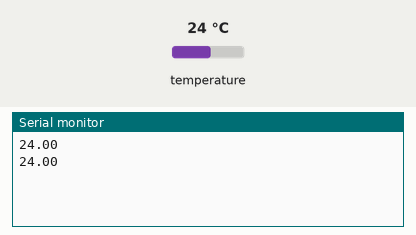
Simulated run of this sketch. Board: Arduino Uno, built with avr-gcc and run on an emulated ATmega328P. On the bench: the last lines printed to the serial monitor. The inputs (shaded band) are chosen by the test bench; at power-on: temperature 24 °C.

Above: at 4.2 s.
4.3 s: temperature set to 12 °C
At 9.5 s:
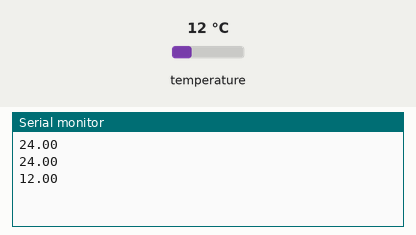
9.8 s: temperature set to 19 °C
At 14.7 s:
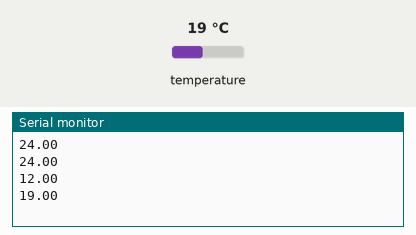
Timing chart, 0 to 16.2 s (numbered marks = the images above; inputs shaded):
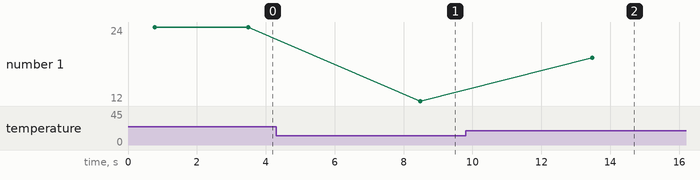

The sketch:

temp-serial.ino
```cpp
#include <OneWire.h>
#include <DallasTemperature.h>
#include <SimpleTimer.h>

#define ONE_WIRE_BUS 2

OneWire oneWire(ONE_WIRE_BUS);

DallasTemperature sensors(&oneWire);
SimpleTimer timer;

void setup(void)
{
  Serial.begin(9600);
  sensors.begin();
  timer.setInterval(5000, measureAndSend);
}

void loop()
{
  timer.run();
}

void measureAndSend(void)
{
  sensors.requestTemperatures();
  Serial.print(sensors.getTempCByIndex(0));
  Serial.print("\r\n");
}
```

Measured:
- after the input at 4.3 s, the serial monitor: prints a new line after 4.2 s (image 1)
- after the input at 9.8 s, the serial monitor: prints a new line after 3.7 s (image 2)
- plotted number 1: 24 → 12 after the input at 4.3 s, 12 → 19 after the input at 9.8 s
